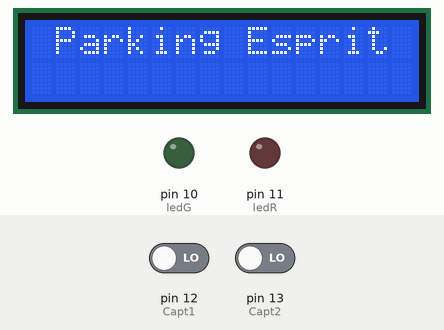
Simulated run of this sketch. Board: Arduino Uno, built with avr-gcc and run on an emulated ATmega328P. Shown: 16×2 character LCD, output pins drawn as LEDs (lit = HIGH). Dashed ring = blinking. The test bench sets the inputs (shaded band); at power-on: pin 12 (Capt1) LOW, pin 13 (Capt2) LOW.

Above: at 1.2 s.
1.3 s: pin 12 (Capt1) driven HIGH
At 1.7 s:
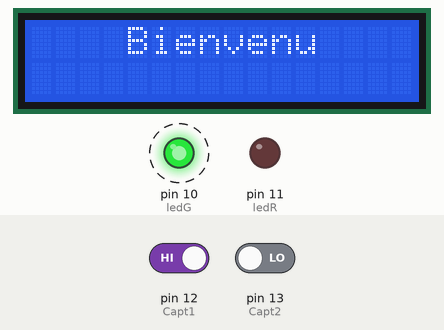
4.3 s: pin 12 (Capt1) driven LOW
At 5.1 s:
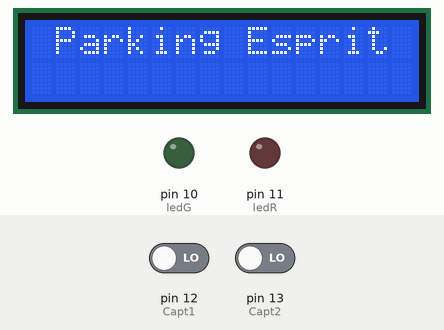
5.8 s: pin 13 (Capt2) driven HIGH
At 6.2 s:
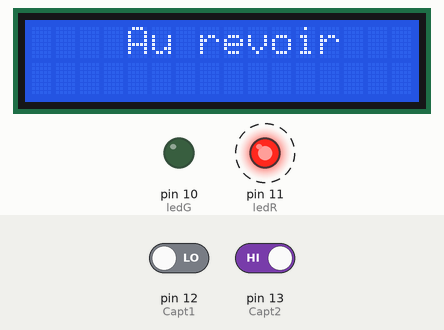
8.8 s: pin 13 (Capt2) driven LOW
At 9.8 s:
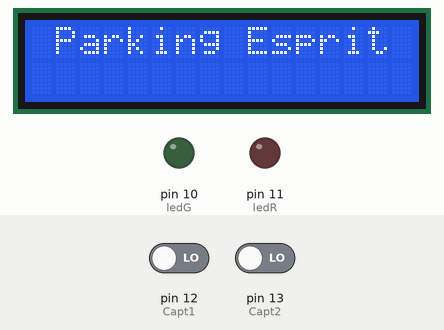
Timing chart, 0 to 11.3 s (numbered marks = the images above; inputs shaded):
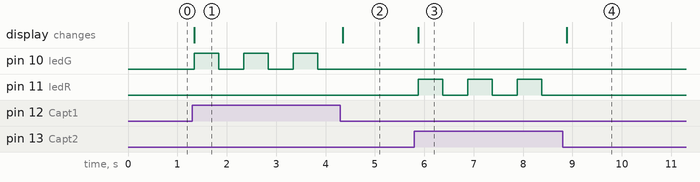

The sketch:

parking.ino
```cpp
const int ledG = 10;
const int ledR = 11;
const int Capt1 = 12;
const int Capt2 = 13;

#include <LiquidCrystal.h>
LiquidCrystal lcd(8,9,4,5,6,7);

void setup() {
  pinMode(Capt1, INPUT);
  pinMode(Capt2, INPUT);
  pinMode(ledG, OUTPUT);
  pinMode(ledR, OUTPUT);
  lcd.begin(16, 2);
  lcd.setCursor(1, 0);
  lcd.print("Parking Esprit\n");
}

void loop() {
  if(digitalRead(Capt1) == HIGH){
    lcd.clear();
    lcd.setCursor(4, 0); lcd.print("Bienvenu");
    clignoter(ledG);
  }
  else if(digitalRead(Capt2) == HIGH){
    lcd.clear();
    lcd.setCursor(4, 0); lcd.print("Au revoir");
    clignoter(ledR);
  }else{
    lcd.clear();
    lcd.setCursor(1, 0); lcd.print("Parking Esprit");
    delay(250); //This delay() is used to avoid screen problem!
  }
}

void clignoter(int led)
{
  digitalWrite(led, HIGH);
  delay(500);
  digitalWrite(led, LOW);
  delay(500);
}
```

Measured:
- after the input at 1.3 s, pin 10 (ledG): alternates HIGH for 0.50 s and LOW for 0.50 s, starting at once; the display: changes at once (image 1)
- after the input at 4.3 s, pin 10 (ledG): stays LOW (without the input it goes to HIGH after 0.05 s); the display: changes after 0.05 s (image 2)
- after the input at 5.8 s, pin 11 (ledR): alternates HIGH for 0.50 s and LOW for 0.50 s, starting after 0.07 s; the display: changes after 0.07 s (image 3)
- after the input at 8.8 s, pin 11 (ledR): stops changing and stays LOW; the display: changes after 0.09 s (image 4)
